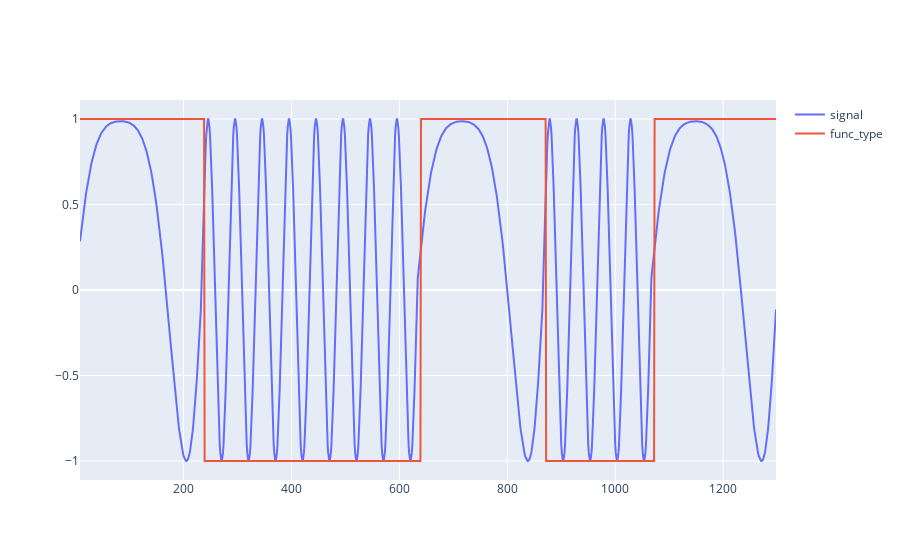

Notebook source saved alongside this figure:
### Markdown cell above
После обучения получилось такая картина

### Code cell
fig = go.Figure(go.Scatter(x=tick[window:], y=data[window:], name="signal"))
fig.add_trace(go.Scatter(x=tick[window:], y=pred, name="func_type"))
fig.show()

### Figure 1 — Plotly figure (JSON) as saved in the notebook; plotly's stock layout.template omitted (floating-point values rounded to 4 significant figures; data arrays with more than 128 entries replaced by an {"elided": "..."} marker saying what was removed)
{"data": [{"name": "signal", "type": "scatter", "x": {"elided": "1291 int values"}, "y": {"elided": "1291 float values"}}, {"name": "func_type", "type": "scatter", "x": {"elided": "1291 int values"}, "y": {"elided": "1292 int values"}}], "layout": {}}
